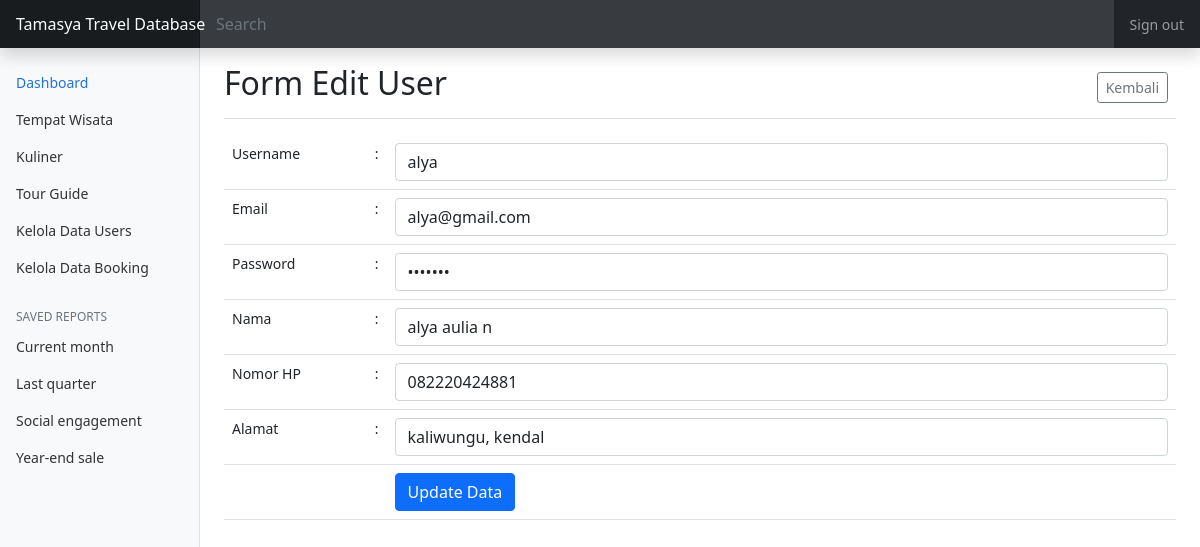
The page /cobaprojek/explore.php?page=kelola_user_edit&username=alya on the database its author committed.
### tables this page shows
CREATE TABLE `user` (
  `username` varchar(11) NOT NULL,
  `email` varchar(100) NOT NULL,
  `password` varchar(100) NOT NULL,
  `nama` varchar(256) NOT NULL,
  `no_hp` varchar(15) NOT NULL,
  `alamat` varchar(256) NOT NULL
);

### cobaprojek/libraries/fungsi.php (called while the page is built, shortened)
<?php
function clean_data($data)
{
    $data = addslashes($data);
    $data = htmlspecialchars($data);
    return $data;
}

### cobaprojek/pages/kelola_user_edit.php (the view, shortened to what this page needs)
    <div class="d-flex justify-content-between flex-wrap flex-md-nowrap align-items-center pt-3 pb-2 mb-3 border-bottom">
        <h1 class="h2">Form Edit User</h1>
        <div class="btn-toolbar mb-2 mb-md-0">
          <div class="btn-group me-2">
            <a href="?page=kelola_user" class="btn btn-sm btn-outline-secondary">Kembali</a>
          </div>
        </div>
    </div>
<?php
    $username = clean_data($_GET['username']);
    $sql = "select * from user where username='$username'";
    $result = mysqli_query($koneksi, $sql);
    $row = mysqli_fetch_assoc($result);
?>
<form action="?page=kelola_user_update" method="post">
    <table class="table">
        <tr>
            <td width="15%">Username</td>
            <td width="10px">:</td>
            <td><input type="text" name="username" value="<?php echo $row['username'];?>" class="form-control" /></td>
        </tr>
        <tr>
            <td width="15%">Email</td>
            <td width="10px">:</td>
            <td><input type="text" name="email" value="<?php echo $row['email'];?>" class="form-control" /></td>
        </tr>
        <tr>
            <td width="15%">Password</td>
            <td width="10px">:</td>
            <td><input type="password" name="password" value="<?php echo $row['password'];?>" class="form-control" /></td>
        </tr>
        <tr>
            <td width="15%">Nama</td>
            <td width="10px">:</td>
            <td><input type="text" name="nama" value="<?php echo $row['nama'];?>" class="form-control" /></td>
        </tr>
        <tr>
            <td width="15%">Nomor HP</td>
            <td width="10px">:</td>
            <td><input type="text" name="no_hp" value="<?php echo $row['no_hp'];?>" class="form-control" /></td>
        </tr>
        <tr>
            <td width="15%">Alamat</td>
            <td width="10px">:</td>
            <td><input type="text" name="alamat" value="<?php echo $row['alamat'];?>" class="form-control" /></td>
        </tr>
        <tr>
            <td></td>
            <td></td>
            <td><input type="submit" value="Update Data" class="btn btn-primary" /></td>
        </tr>
    </table>
</form>

### cobaprojek/assets/css/dashboard.css (style rules this page uses)
body { font-size: .875rem; }

### rows shown on the page
user: username "alya", email "alya@gmail.com", nama "alya aulia n", no_hp "082220424881", alamat "kaliwungu, kendal"
